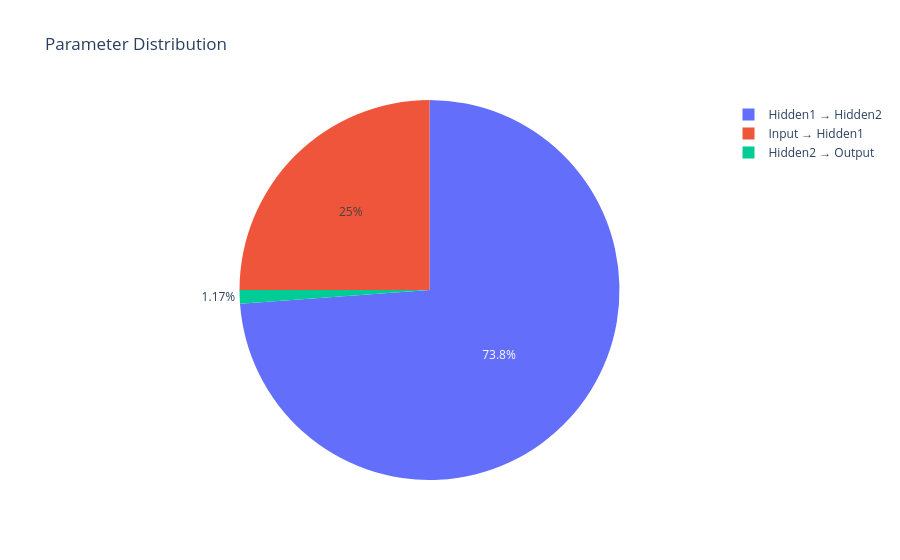

Notebook code for this chart:
### Code cell
params = pd.DataFrame({
    "Layer": [
        "Input → Hidden1",
        "Hidden1 → Hidden2",
        "Hidden2 → Output"
    ],
    "Parameters": [
        704,
        2080,
        33
    ]
})

fig = px.pie(
    params,
    names="Layer",
    values="Parameters",
    title="Parameter Distribution"
)

fig.write_image("../outputs/figures/parameter_distribution.png")

fig.show()

### Figure 1 — Plotly figure (JSON) as saved in the notebook; plotly's stock layout.template omitted (floating-point values rounded to 4 significant figures)
{"data": [{"domain": {"x": [0, 1], "y": [0, 1]}, "hovertemplate": "Layer=%{label}<br>Parameters=%{value}<extra></extra>", "labels": ["Input → Hidden1", "Hidden1 → Hidden2", "Hidden2 → Output"], "legendgroup": "", "name": "", "showlegend": true, "type": "pie", "values": [704, 2080, 33]}], "layout": {"legend": {"tracegroupgap": 0}, "title": {"text": "Parameter Distribution"}}}
